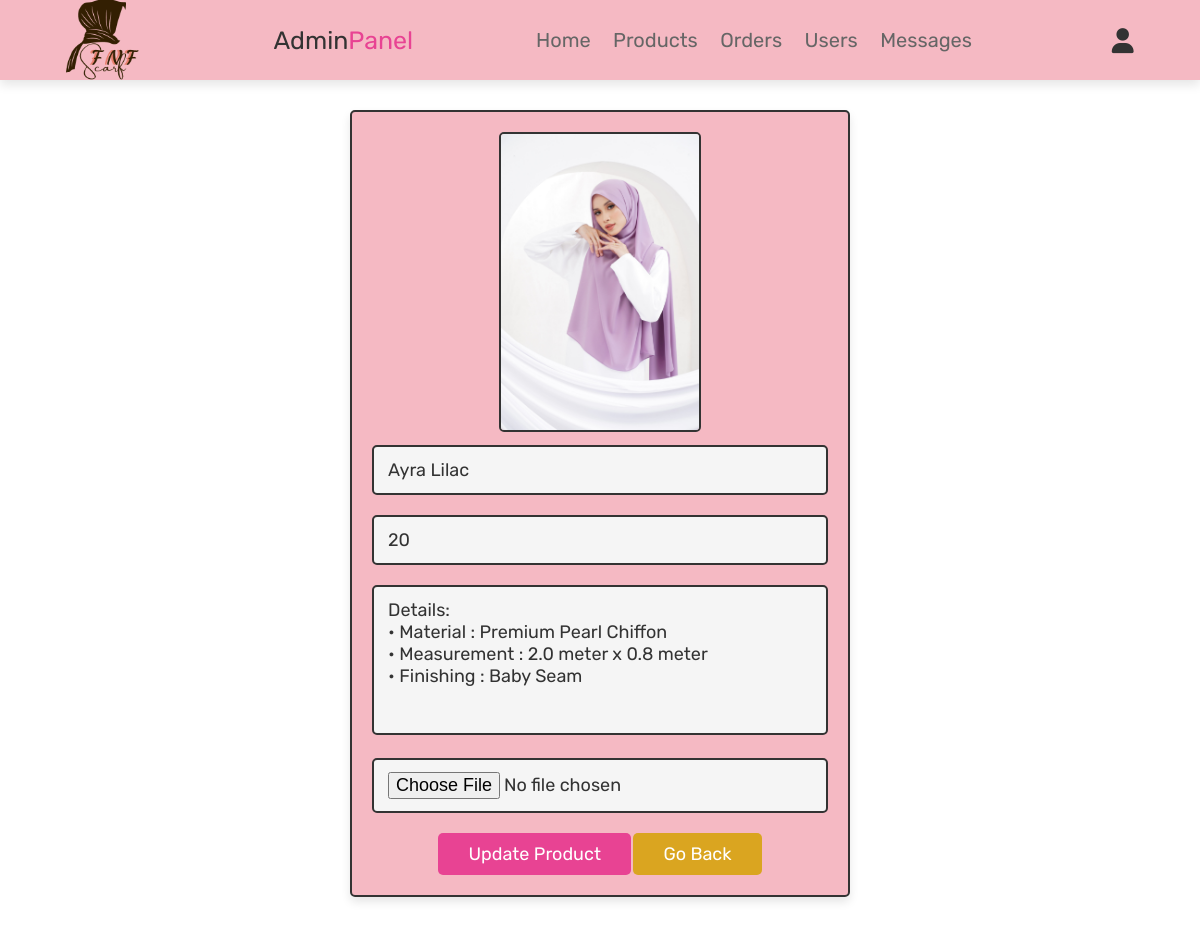
Page /admin_update_product.php?update=92 (signed in) on the committed database.
### tables this page shows
CREATE TABLE `products` (
  `pid` int(100) NOT NULL,
  `name` varchar(100) NOT NULL,
  `details` varchar(500) NOT NULL,
  `price` int(100) NOT NULL,
  `image` varchar(100) NOT NULL
);

### admin_update_product.php (the view, shortened to what this page needs)
<?php
@include 'config.php';
?>
<!DOCTYPE html>
<html lang="en">
<head>
   <link rel="stylesheet" href="https://cdnjs.cloudflare.com/ajax/libs/font-awesome/6.0.0/css/all.min.css">
   <link rel="stylesheet" href="css/admin_style.css">
</head>
<body>
<?php @include 'admin_header.php'; ?>
<section class="update-product">
<?php
   $update_id = $_GET['update'];
   $select_products = mysqli_query($conn, "SELECT * FROM `products` WHERE pid = '$update_id'") or die('query failed');
   if(mysqli_num_rows($select_products) > 0)
   {
      while($fetch_products = mysqli_fetch_assoc($select_products))
      {
?>
<form action="" method="post" enctype="multipart/form-data">
   <img src="uploaded_img/<?php echo $fetch_products['image']; ?>" class="image"  alt="">
   <input type="text" class="box" value="<?php echo $fetch_products['name']; ?>" required placeholder="update product name" name="name">
   <input type="number" min="0" class="box" value="<?php echo $fetch_products['price']; ?>" required placeholder="update product price" name="price">
   <textarea name="details" class="box" required placeholder="update product details" cols="30" rows="10"><?php echo $fetch_products['details']; ?></textarea>
   <input type="file" accept="image/jpg, image/jpeg, image/png" class="box" name="image">
   <input type="submit" value="update product" name="update_product" class="btn">
   <a href="admin_products.php" class="option-btn">go back</a>
</form>
<?php
      }
   }
   else
   {
      echo '<p class="empty">no update product select</p>';
   }
?>
</section>
</body>
</html>

### css/admin_style.css (style rules this page uses)
:root { --pink:#e84393; --pink2-shadow:rgba(236, 120, 139, 0.514); --red:#c0392b; --orange:#f39c12; --yellow: #DAA520; --black:#333; --white:#fff; --light-color:#666; --light-white:#ccc; --light-bg:#f5f5f5; --border:.2rem solid var(--black); --box-shadow:0 .5rem 1rem rgba(0,0,0,.1); }
* { font-family: 'Rubik', sans-serif; margin:0; padding:0; box-sizing: border-box; outline: none; border:none; text-decoration: none; transition:all .2s linear; }
html { font-size: 62.5%; overflow-x: hidden; scroll-behavior: smooth; scroll-padding-top: 6.5rem; }
body { background: url(../images/bg4.png); }
section { padding:3rem 2rem; }
.btn, .delete-btn, .option-btn { display: inline-block; border-radius: .5rem; margin-top: 1rem; font-size: 1.8rem; color:var(--white); cursor: pointer; padding:1rem 3rem; text-transform: capitalize; }
.btn { background-color: var(--pink); }
.option-btn { background-color: var(--yellow); }
.update-product form { max-width: 50rem; border-radius: .5rem; background-color: var(--pink2-shadow); border:var(--border); padding:2rem; text-align: center; margin:0 auto; box-shadow: var(--box-shadow); }
.update-product form .box { width: 100%; margin:1rem 0; font-size: 1.8rem; color:var(--black); border-radius: .5rem; background-color: var(--light-bg); padding:1.2rem 1.4rem; border:var(--border); }
.update-product form textarea { height: 15rem; resize: none; }
.update-product .image { height: 30rem; border:var(--border); border-radius: .5rem; }

### rows in the picture
products: image (picture), name "Ayra Lilac", price "20", details "Details: • Material : Premium Pearl Chiffon • Measurement : 2.0 meter x 0.8 meter • Finishing : Baby Seam"
